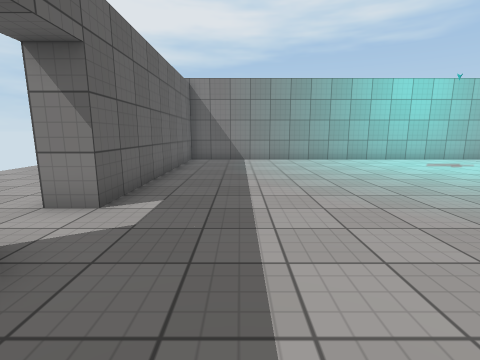
[1] (above)

12 first-person views from a walk through a scene from a Unity 3-D project. The camera is 1.3 m above the floor, tilts 10° down and sees 85° across. The floor is counted in squares, 1 m on a side. Each view is taken from the middle of a square. On the plan, view 1 faces up. The plan holds only what a view shows up to about 13 squares ahead; the rest is blank. The player is left out. Surface patterns are stand-ins for the level's own textures.

[2]
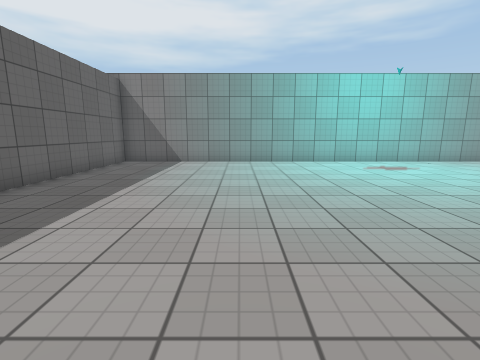

[3]
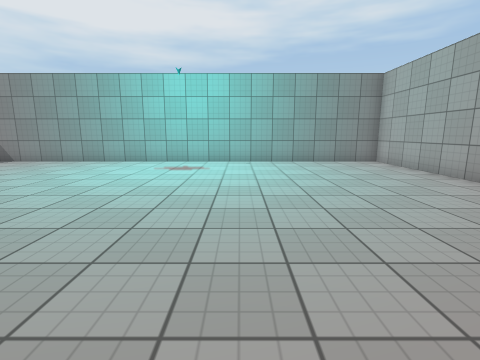

[4]
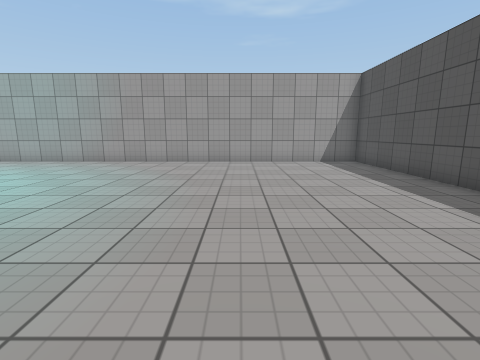

[5]
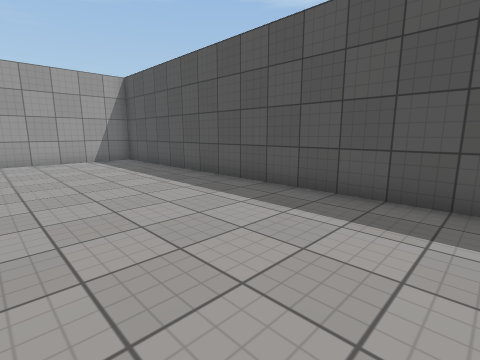

[6]
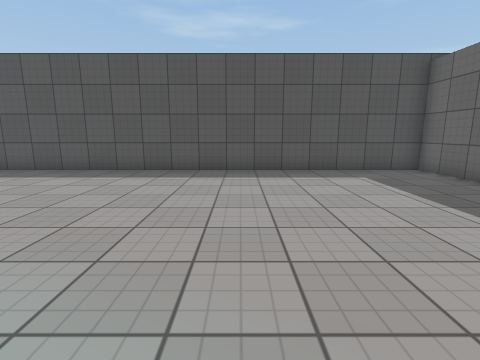

[7]
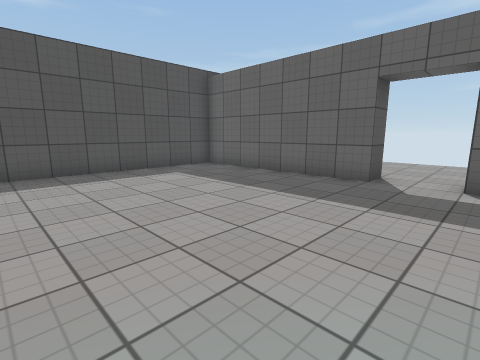

[8]
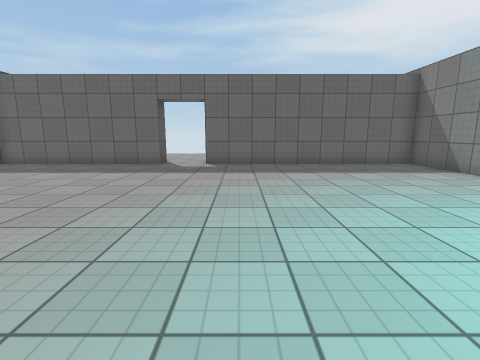

[9]
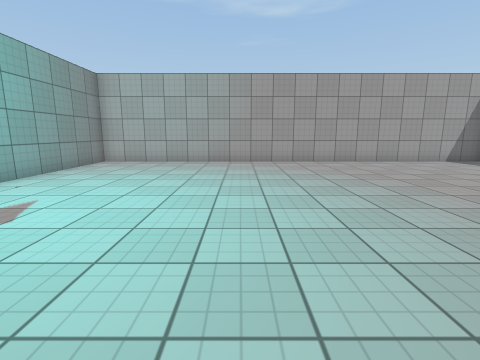

[10]
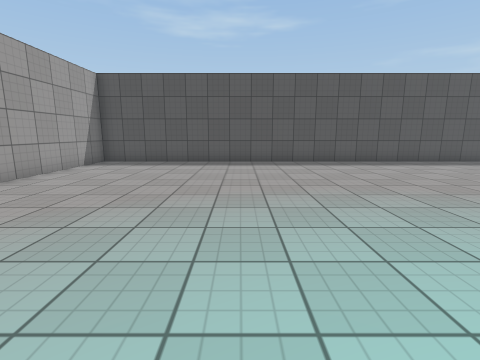

[11]
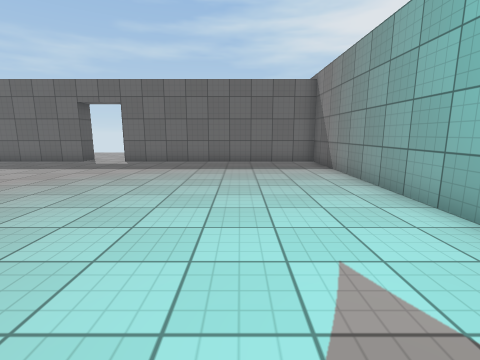

[12]
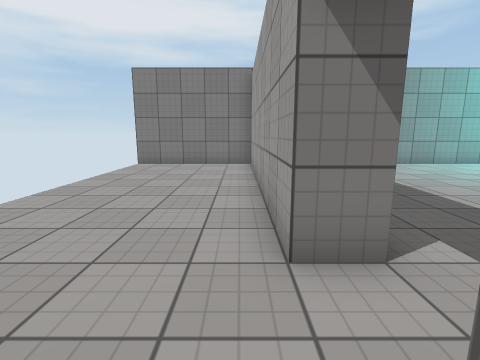

### Floor plan
Points are (right, up) in squares from view 1. A wall is a line through its corners. A room is listed if a view was taken in it or the views show most of it. See-through windows are left out.
Room 1 (views 1, 2, 3, 4, 5, 6, 7, 8, 9, 10, 11)
walls: (-3.5, 2.5) (-2.5, 2.5) (-2.5, -4.5) (17.5, -4.5) (17.5, 13.5) (-2.5, 13.5) (-2.5, 4.5) (-3.5, 4.5)
ways out: opening at (-3, 3.5) to room 2
Room 2 (view 12)
walls: (-3.5, 4.5) (-3.5, 13); (-3.4, 13.5) (-8.5, 13.5)
ways out: opening at (-3, 3.5) to room 1

Where each view was taken, in squares from view 1:
view 1: 0 up, 0 right, facing up
view 2: 1 up, 3 right, facing up
view 3: 1 up, 11 right, facing up
view 4: 1 up, 5 right, facing right
view 5: 1 up, 4 right, facing down-right
view 6: 5 up, 4 right, facing down
view 7: 5 up, 5 right, facing down-left
view 8: 6 up, 9 right, facing left
view 9: 7 up, 5 right, facing right
view 10: 8 up, 11 right, facing down
view 11: 10 up, 10 right, facing left
view 12: 2 up, 4 left, facing up
